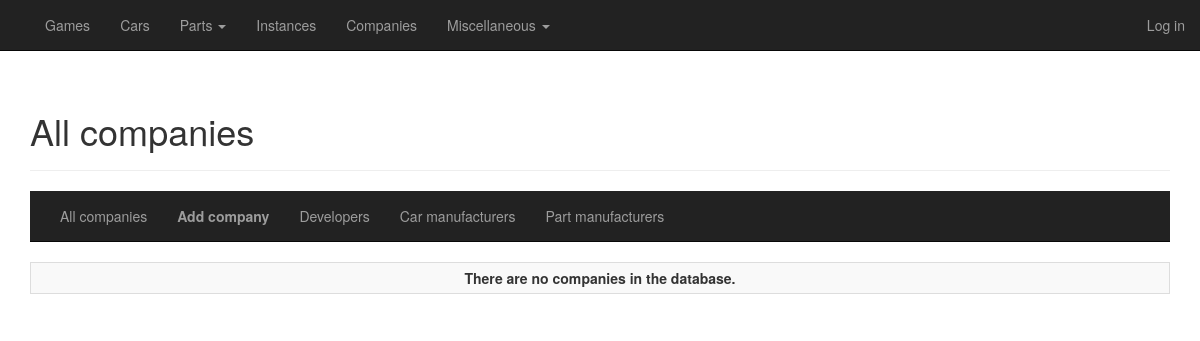
The page /companies/all on the database as committed earlier.
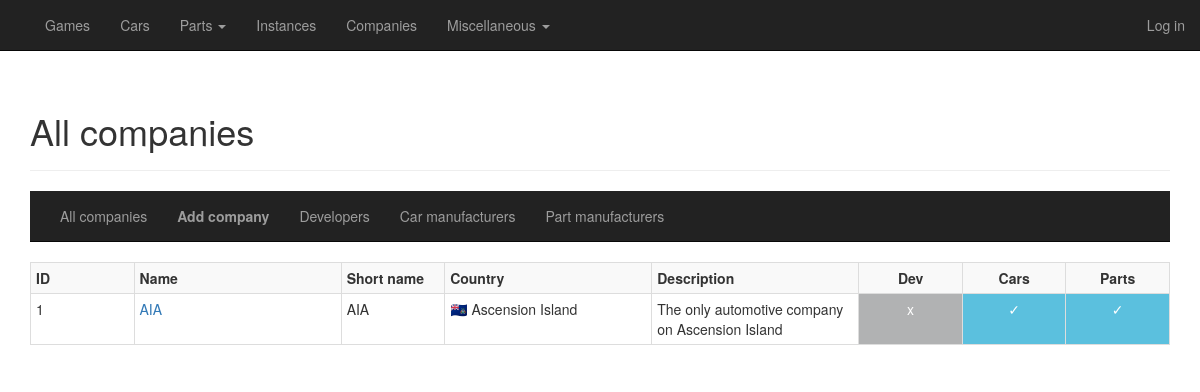
The same page on the database as committed later.
### general/models/misc.py (models this page shows, shortened)
class Company(database.Model):
    __tablename__ = "companies"
    id = database.Column(database.Integer, primary_key=True)
    name_full = database.Column(database.Unicode, nullable=False)
    name_display = database.Column(database.Unicode, index=True, nullable=False)
    name_short = database.Column(database.Unicode, nullable=True)
    description = database.Column(database.Unicode, nullable=True)
    is_game_developer = database.Column(database.Boolean, default=False, index=True, nullable=False)
    is_game_publisher = database.Column(database.Boolean, default=False, index=True, nullable=False)
    is_car_manufacturer = database.Column(database.Boolean, default=False, index=True, nullable=False)
    is_car_part_manufacturer = database.Column(database.Boolean, default=False, index=True, nullable=False)
    owner_id = database.Column(database.Integer, database.ForeignKey("companies.id"), index=True, nullable=True)
    country_id = database.Column(database.Integer, database.ForeignKey("countries.id"), index=True, nullable=True)
    date_established = database.Column(database.Date, index=True, nullable=True)
    date_ceased_to_exist = database.Column(database.Date, nullable=True)
    no_of_games_developed = database.Column(database.Integer, default=0, nullable=True)
    no_of_cars_produced = database.Column(database.Integer, default=0, nullable=True)
    no_of_parts_produced = database.Column(database.Integer, default=0, nullable=True)
    cars = database.relationship('Car', secondary="car_manufacturer")
    engines = database.relationship('Engine', backref='manufacturer', lazy='dynamic')
    forced_induction = database.relationship('ForcedInduction', backref='manufacturer', lazy='dynamic')
    games = database.relationship('Game', backref='developer', lazy='dynamic')
    owner = database.relationship('Company', remote_side=[id], backref='owned_companies')
    transmissions = database.relationship('Transmission',  backref='manufacturer', lazy='dynamic')
    texts = database.relationship('CompanyText', backref='company', lazy='dynamic')
    images = database.relationship('CompanyImage', backref='company', lazy='dynamic')
    def get_name_short(self):
        return self.name_short if self.name_short is not (None or "") else "n/a"
    def is_game_company(self):
        return "✓" if self.is_game_developer is True else "x"
    def is_car_company(self):
        return "✓" if self.is_car_manufacturer is True else "x"
    def is_part_company(self):
        return "✓" if self.is_car_part_manufacturer is True else "x"

class Country(database.Model):
    __tablename__ = "countries"
    id = database.Column(database.Integer, primary_key=True)
    name_full = database.Column(database.Unicode, nullable=False)
    name_display = database.Column(database.Unicode, index=True, nullable=False)
    name_short = database.Column(database.Unicode, nullable=False)
    no_of_companies_game = database.Column(database.Integer, default=0, nullable=True)
    no_of_companies_car = database.Column(database.Integer, default=0, nullable=True)
    no_of_games = database.Column(database.Integer, default=0, nullable=True)
    no_of_cars = database.Column(database.Integer, default=0, nullable=True)
    companies = database.relationship('Company', backref='country', lazy='dynamic')
    cars = database.relationship('Car', backref='country', lazy='dynamic')
    texts = database.relationship('CountryText', backref='country', lazy='dynamic')
    images = database.relationship('CountryImage', backref='country', lazy='dynamic')
    locations = database.relationship('Location', backref='country', lazy='dynamic')

### general/routes_companies.py (the view)
@cardb.route("/companies/", methods=['GET'])
@cardb.route("/companies/all", methods=['GET'])
def overview_companies():
    companies = Company.query.order_by(Company.name_display.asc()).all()
    return render_template("companies_overview.html",
                           title=title_companies,
                           heading=overview_heading_companies,
                           companies=companies)

### general/templates/companies_overview.html
{% extends "companies_base.html" %}
{% block companies_content %}
    <div>
        <table class="table table-hover table-striped table-bordered table-condensed">
            {% if companies == [] %}
            <tr>
                <td class="col-sm-12 text-center"><b>There are no companies in the database.</b></td>
            </tr>
            {% else %}
            {% include "_companies_top.html" %}
                {% for company in companies %}
                    {% with company=company %}
                        {% include "_companies_row.html" %}
                    {% endwith %}
                {% endfor %}
            {% endif %}
        </table>
    </div>
{% endblock %}

### general/templates/_companies_row.html
<tr>
    <td class="col-sm-1">{{ company.id }}</td>
    <td class="col-sm-2"><a href="{{ url_for('detail_company', id=company.id) }}">{{ company.name_display }}</a></td>
    <td class="col-sm-1">{{ company.get_name_short() }}</td>
    <td class="col-sm-2">{{ company.country.name_display }}</td>
    <td class="col-sm-2">{{ company.description }}</td>
    <td class="col-sm-1 text-center {% if company.is_game_developer %}true-neutral{% else %}false-neutral{% endif %}">{{ company.is_game_company() }}</td>
    <td class="col-sm-1 text-center {% if company.is_car_manufacturer %}true-neutral{% else %}false-neutral{% endif %}">{{ company.is_car_company() }}</td>
    <td class="col-sm-1 text-center {% if company.is_car_part_manufacturer %}true-neutral{% else %}false-neutral{% endif %}">{{ company.is_part_company() }}</td>
</tr>

Rows that differ between the two databases and show on the page:
added Company: id "1", name_display "AIA", get_name_short "AIA", country.name_display "🇦🇨 Ascension Island", description "The only automotive company on Ascension Island", is_game_company "x", is_car_company "✓", is_part_company "✓"
Other text that changed with them:
text no longer shown: "There are no companies in the database."
text now shown: "ID Name Short name Country Description Dev Cars Parts"
